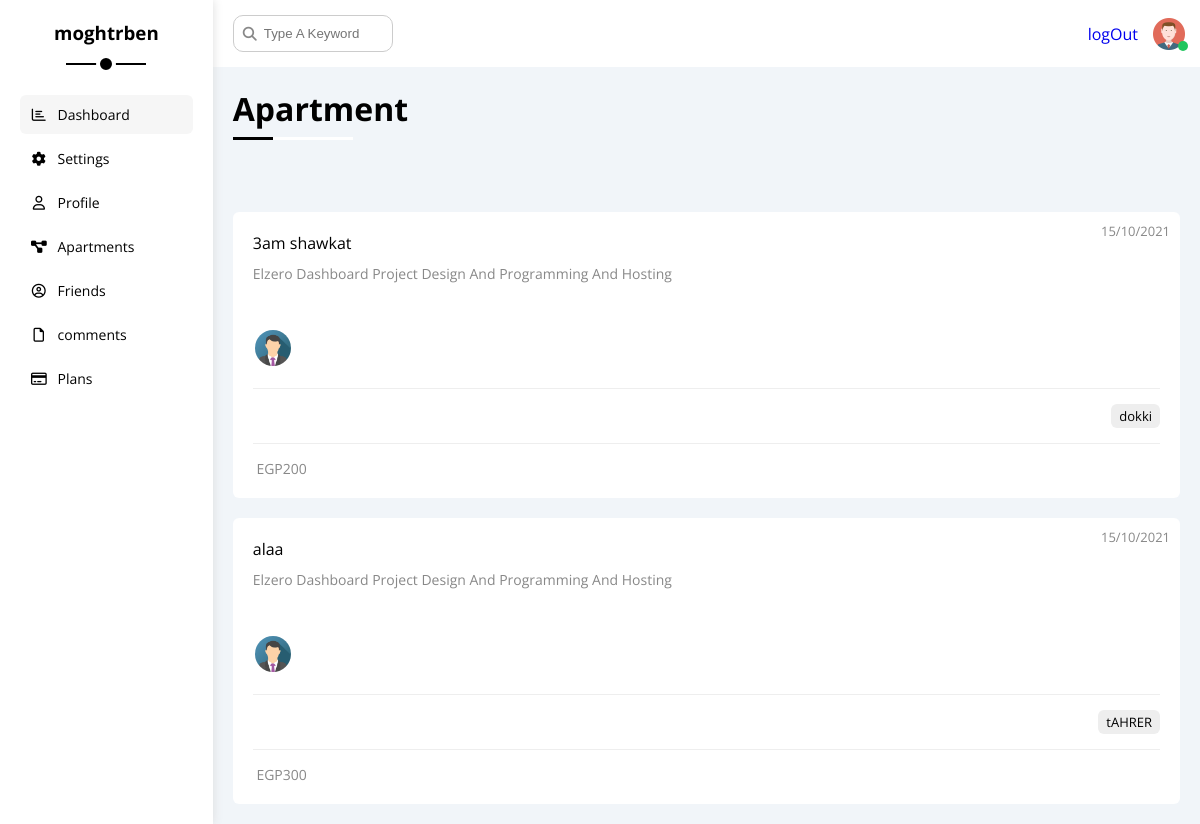
The page /admin/projects.php (signed in) on the database its author committed.
### tables this page shows
CREATE TABLE `places` (
  `p_id` int(11) NOT NULL,
  `nameofplaces` varchar(255) NOT NULL,
  `building` int(11) NOT NULL,
  `apartment` int(11) NOT NULL,
  `bed` tinyint(4) NOT NULL DEFAULT 6,
  `room` tinyint(4) NOT NULL DEFAULT 3,
  `image` varchar(255) NOT NULL,
  `price` int(11) NOT NULL DEFAULT 1500,
  `rate` tinyint(11) NOT NULL DEFAULT 0,
  `P_date` date DEFAULT NULL,
  `visability` tinyint(4) NOT NULL DEFAULT 0,
  `allow_comment` tinyint(4) NOT NULL DEFAULT 0,
  `allow_ads` tinyint(4) NOT NULL DEFAULT 0,
  `broker_id` int(11) NOT NULL
);

CREATE TABLE `userid` (
  `ID` int(11) NOT NULL,
  `username` varchar(255) NOT NULL,
  `Password` varchar(255) NOT NULL,
  `email` varchar(255) NOT NULL,
  `address` text NOT NULL,
  `phone` int(11) NOT NULL,
  `FullName` char(255) NOT NULL,
  `rageStatus` tinyint(4) NOT NULL DEFAULT 0,
  `TrustStatus` tinyint(4) NOT NULL DEFAULT 0,
  `date` date NOT NULL,
  `avatar` varchar(255) NOT NULL
);

### admin/projects.php (the view, shortened to what this page needs)
<?php
if(isset($_SESSION['username'])){
    include "init.php";
    $do = isset($_GET['do']) ? $_GET['do'] : 'Manage';
    if ($do == 'Manage') {
      $stmt = $con->prepare("SELECT
      places.nameofplaces AS Place, userid.username AS member, places.price AS amount, places.apartment AS aprtement
      FROM places
      INNER JOIN
      userid
       ON
      places.broker_id = userid.ID
      WHERE userid.TrustStatus = 2
        AND places.visability = 1
      ");
      $stmt->execute();
      $userC = $stmt->fetchAll();
      ?>
        <h1 class="p-relative">Apartment</h1>
        <div class="projects-page d-grid m-20 gap-20">
          <?php  foreach($userC as $c) { ?>
          <div class="project bg-white p-20 rad-6 p-relative">
            <span class="date fs-13 c-grey">15/10/2021</span>
            <h4 class="m-0"><?php echo $c['member'] ?></h4>
            <p class="c-grey mt-10 mb-10 fs-14">Elzero Dashboard Project Design And Programming And Hosting</p>
            <div class="team">
              <a href="#"><img src="./layOut/imgs/team-01.png" alt=""/></a>
            </div>
            <div class="do d-flex">
              <span class="fs-13 rad-6 bg-eee"><?php echo $c['Place'] ?></span>
            </div>
            <div class="info between-flex">
              <div class="fs-14 c-grey">
                <?php echo "EGP" . $c['amount'] ?>
              </div>
            </div>
          </div>
          <?php }}?>
        </div>
        </div>
         <?php
    include $tbl . "footer.php";
    }
    else{
            header('location: index.php');
            exit();
    } ?>

### admin/layOut/css/framework.css (style rules this page uses)
:root { --blue-color: #0075ff; --blue-alt-color: #0d69d5; --orange-color: #f59e0b; --green-color: #22c55e; --red-color: #f44336; --grey-color: #888; }
.d-flex { display: flex; }
.d-grid { display: grid; }
.gap-20 { gap: 20px; }
.p-20 { padding: 20px; }
.m-0 { margin: 0; }
.m-20 { margin: 20px; }
.mt-10 { margin-top: 10px; }
.mb-10 { margin-bottom: 10px; }
.c-grey { color: var(--grey-color); }
.bg-white { background-color: white; }
.bg-eee { background-color: #eee; }
.p-relative { position: relative; }
.fs-13 { font-size: 13px; }
.fs-14 { font-size: 14px; }
.rad-6 { border-radius: 6px; }
.between-flex { display: flex; align-items: center; justify-content: space-between; }

### admin/layOut/css/master.css (style rules this page uses)
:root { --blue-color: #0075ff; --blue-alt-color: #0d69d5; --orange-color: #f59e0b; --green-color: #22c55e; --red-color: #f44336; --grey-color: #888; }
* { box-sizing: border-box; }
body { font-family: "Open Sans", sans-serif; margin: 0; }
a { text-decoration: none; }
.page h1 { margin: 20px 20px 40px; }
.page h1::before, .page h1::after { content: ""; height: 3px; position: absolute; bottom: -10px; left: 0; }
.page h1::before { background-color: white; width: 120px; }
.page h1::after { background-color: black; width: 40px; }
.projects-page { grid-template-columns: repeat(auto-fill, minmax(500px, 1fr)); }
.projects-page .project .date { position: absolute; right: 10px; top: 10px; }
.projects-page .project h4 { font-weight: normal; }
.projects-page .project .team { position: relative; min-height: 80px; }
.projects-page .project .team a { position: absolute; left: 0; bottom: 0; }
.projects-page .project .team img { width: 40px; height: 40px; border-radius: 50%; border: 2px solid white; }
.projects-page .project .do { justify-content: flex-end; border-top: 1px solid #eee; padding-top: 15px; margin-top: 15px; }
.projects-page .project .do span { padding: 3px 8px; margin-left: 5px; width: fit-content; }
.projects-page .project .info { border-top: 1px solid #eee; margin-top: 15px; padding-top: 15px; }

### rows shown on the page
places: broker.username "3am shawkat", nameofplaces "dokki", price "200"
places: broker.username "alaa", nameofplaces "tAHRER", price "300"
